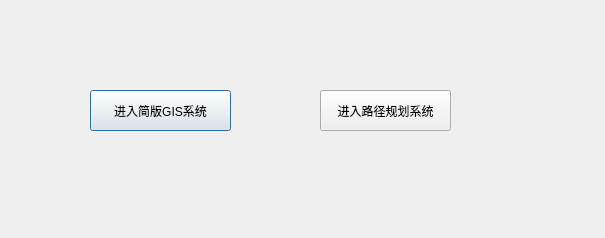
<?xml version="1.0" encoding="UTF-8"?>
<ui version="4.0">
 <class>GuideInterface</class>
 <widget class="QDialog" name="GuideInterface">
  <property name="geometry">
   <rect>
    <x>0</x>
    <y>0</y>
    <width>605</width>
    <height>238</height>
   </rect>
  </property>
  <property name="windowTitle">
   <string>Dialog</string>
  </property>
  <widget class="QPushButton" name="simpleGIS">
   <property name="geometry">
    <rect>
     <x>90</x>
     <y>90</y>
     <width>141</width>
     <height>41</height>
    </rect>
   </property>
   <property name="text">
    <string>进入简版GIS系统</string>
   </property>
  </widget>
  <widget class="QPushButton" name="RouteSearching">
   <property name="geometry">
    <rect>
     <x>320</x>
     <y>90</y>
     <width>131</width>
     <height>41</height>
    </rect>
   </property>
   <property name="text">
    <string>进入路径规划系统</string>
   </property>
  </widget>
 </widget>
 <resources/>
 <connections/>
</ui>
